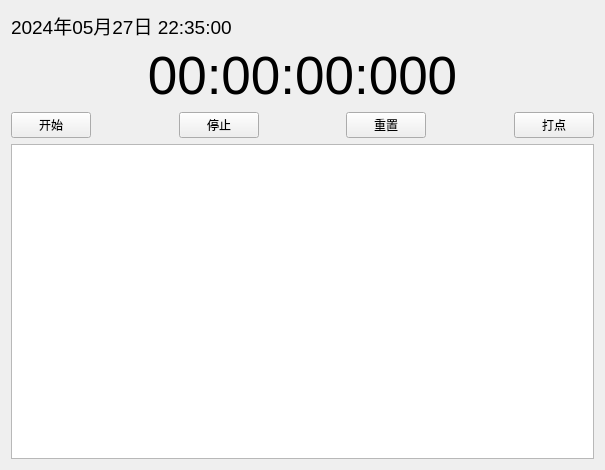
<?xml version="1.0" encoding="UTF-8"?>
<ui version="4.0">
 <class>Widget</class>
 <widget class="QWidget" name="Widget">
  <property name="geometry">
   <rect>
    <x>0</x>
    <y>0</y>
    <width>605</width>
    <height>470</height>
   </rect>
  </property>
  <property name="windowTitle">
   <string>Widget</string>
  </property>
  <layout class="QGridLayout" name="gridLayout">
   <item row="0" column="0">
    <layout class="QVBoxLayout" name="verticalLayout">
     <item>
      <layout class="QHBoxLayout" name="horizontalLayout_2">
       <item>
        <widget class="QLabel" name="showCurrentDateTime">
         <property name="font">
          <font>
           <pointsize>14</pointsize>
          </font>
         </property>
         <property name="text">
          <string>2024年05月27日 22:35:00</string>
         </property>
        </widget>
       </item>
       <item>
        <spacer name="horizontalSpacer_4">
         <property name="orientation">
          <enum>Qt::Horizontal</enum>
         </property>
         <property name="sizeHint" stdset="0">
          <size>
           <width>40</width>
           <height>20</height>
          </size>
         </property>
        </spacer>
       </item>
      </layout>
     </item>
     <item>
      <widget class="QLabel" name="showTime">
       <property name="font">
        <font>
         <pointsize>40</pointsize>
        </font>
       </property>
       <property name="text">
        <string>00:00:00:000</string>
       </property>
       <property name="alignment">
        <set>Qt::AlignCenter</set>
       </property>
      </widget>
     </item>
     <item>
      <layout class="QHBoxLayout" name="horizontalLayout">
       <item>
        <widget class="QPushButton" name="startBt">
         <property name="text">
          <string>开始</string>
         </property>
        </widget>
       </item>
       <item>
        <spacer name="horizontalSpacer">
         <property name="orientation">
          <enum>Qt::Horizontal</enum>
         </property>
         <property name="sizeHint" stdset="0">
          <size>
           <width>40</width>
           <height>20</height>
          </size>
         </property>
        </spacer>
       </item>
       <item>
        <widget class="QPushButton" name="stopBt">
         <property name="text">
          <string>停止</string>
         </property>
        </widget>
       </item>
       <item>
        <spacer name="horizontalSpacer_2">
         <property name="orientation">
          <enum>Qt::Horizontal</enum>
         </property>
         <property name="sizeHint" stdset="0">
          <size>
           <width>40</width>
           <height>20</height>
          </size>
         </property>
        </spacer>
       </item>
       <item>
        <widget class="QPushButton" name="resetBt">
         <property name="text">
          <string>重置</string>
         </property>
        </widget>
       </item>
       <item>
        <spacer name="horizontalSpacer_3">
         <property name="orientation">
          <enum>Qt::Horizontal</enum>
         </property>
         <property name="sizeHint" stdset="0">
          <size>
           <width>40</width>
           <height>20</height>
          </size>
         </property>
        </spacer>
       </item>
       <item>
        <widget class="QPushButton" name="dotBt">
         <property name="text">
          <string>打点</string>
         </property>
        </widget>
       </item>
      </layout>
     </item>
     <item>
      <widget class="QTextBrowser" name="dotTime"/>
     </item>
    </layout>
   </item>
  </layout>
 </widget>
 <layoutdefault spacing="6" margin="11"/>
 <resources/>
 <connections/>
</ui>
